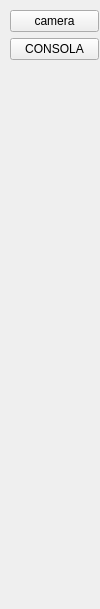
<?xml version="1.0" encoding="UTF-8"?>
<ui version="4.0">
 <class>leftForm</class>
 <widget class="QWidget" name="leftForm">
  <property name="geometry">
   <rect>
    <x>0</x>
    <y>0</y>
    <width>100</width>
    <height>609</height>
   </rect>
  </property>
  <property name="sizePolicy">
   <sizepolicy hsizetype="Expanding" vsizetype="Expanding">
    <horstretch>0</horstretch>
    <verstretch>0</verstretch>
   </sizepolicy>
  </property>
  <property name="minimumSize">
   <size>
    <width>100</width>
    <height>0</height>
   </size>
  </property>
  <property name="maximumSize">
   <size>
    <width>100</width>
    <height>16777215</height>
   </size>
  </property>
  <property name="windowTitle">
   <string>Form</string>
  </property>
  <widget class="QWidget" name="gridLayoutWidget">
   <property name="geometry">
    <rect>
     <x>10</x>
     <y>10</y>
     <width>89</width>
     <height>591</height>
    </rect>
   </property>
   <layout class="QGridLayout" name="gridLayout">
    <item row="0" column="0">
     <widget class="QPushButton" name="cameraPushButton">
      <property name="text">
       <string>camera</string>
      </property>
     </widget>
    </item>
    <item row="2" column="0">
     <spacer name="verticalSpacer">
      <property name="orientation">
       <enum>Qt::Vertical</enum>
      </property>
      <property name="sizeHint" stdset="0">
       <size>
        <width>20</width>
        <height>40</height>
       </size>
      </property>
     </spacer>
    </item>
    <item row="1" column="0">
     <widget class="QPushButton" name="pushButton">
      <property name="text">
       <string>CONSOLA</string>
      </property>
     </widget>
    </item>
   </layout>
  </widget>
 </widget>
 <resources/>
 <connections/>
</ui>
